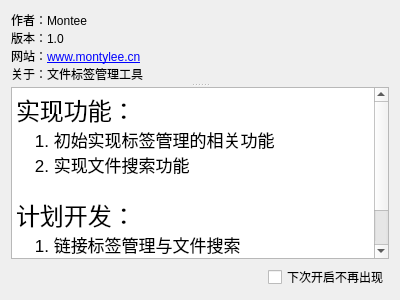
<?xml version="1.0" encoding="UTF-8"?>
<ui version="4.0">
 <class>About</class>
 <widget class="QWidget" name="About">
  <property name="geometry">
   <rect>
    <x>0</x>
    <y>0</y>
    <width>400</width>
    <height>300</height>
   </rect>
  </property>
  <property name="windowTitle">
   <string>FileTAG</string>
  </property>
  <layout class="QVBoxLayout" name="verticalLayout_2">
   <item>
    <widget class="QSplitter" name="splitter">
     <property name="orientation">
      <enum>Qt::Vertical</enum>
     </property>
     <property name="sizePolicy">
      <sizepolicy hsizetype="Expanding" vsizetype="Expanding">
       <horstretch>0</horstretch>
       <verstretch>0</verstretch>
      </sizepolicy>
     </property>
     <widget class="QWidget" name="combinedWidget">
      <layout class="QVBoxLayout" name="verticalLayout">
       <item>
        <widget class="QLabel" name="combinedLabel">
         <property name="text">
         <string>&lt;p&gt;作者：Montee&lt;br/&gt;
         版本：1.0&lt;br/&gt;
         网站：&lt;a href="http://www.montylee.cn"&gt;www.montylee.cn&lt;/a&gt;&lt;br/&gt;
         关于：文件标签管理工具&lt;/p&gt;
         </string>
         </property>
        </widget>
       </item>
      </layout>
     </widget>
     <widget class="QTextBrowser" name="aboutTextBrowser">
      <property name="html">
       <string>&lt;!DOCTYPE HTML PUBLIC &quot;-//W3C//DTD HTML 4.0//EN&quot; &quot;http://www.w3.org/TR/REC-html40/strict.dtd&quot;&gt;
&lt;html&gt;&lt;head&gt;&lt;meta name=&quot;qrichtext&quot; content=&quot;1&quot; /&gt;&lt;meta charset=&quot;utf-8&quot; /&gt;&lt;style type=&quot;text/css&quot;&gt;
p, li { white-space: pre-wrap; }
hr { height: 1px; border-width: 0; }
li.unchecked::marker { content: &quot;\2610&quot;; }
li.checked::marker { content: &quot;\2612&quot;; }
&lt;/style&gt;&lt;/head&gt;&lt;body style=&quot; font-family:'.AppleSystemUIFont'; font-size:13pt; font-weight:400; font-style:normal;&quot;&gt;
&lt;p style=&quot; margin-top:0px; margin-bottom:0px; margin-left:0px; margin-right:0px; -qt-block-indent:0; text-indent:0px;&quot;&gt;&lt;span style=&quot; font-size:18pt;&quot;&gt;实现功能：&lt;/span&gt;&lt;/p&gt;
&lt;p style=&quot; margin-top:0px; margin-bottom:0px; margin-left:0px; margin-right:0px; -qt-block-indent:0; text-indent:0px;&quot;&gt;    1. 初始实现标签管理的相关功能&lt;/p&gt;
&lt;p style=&quot; margin-top:0px; margin-bottom:0px; margin-left:0px; margin-right:0px; -qt-block-indent:0; text-indent:0px;&quot;&gt;    2. 实现文件搜索功能&lt;/p&gt;
&lt;p style=&quot;-qt-paragraph-type:empty; margin-top:0px; margin-bottom:0px; margin-left:0px; margin-right:0px; -qt-block-indent:0; text-indent:0px;&quot;&gt;&lt;br /&gt;&lt;/p&gt;
&lt;p style=&quot; margin-top:0px; margin-bottom:0px; margin-left:0px; margin-right:0px; -qt-block-indent:0; text-indent:0px;&quot;&gt;&lt;span style=&quot; font-size:18pt;&quot;&gt;计划开发：&lt;/span&gt;&lt;/p&gt;
&lt;p style=&quot; margin-top:0px; margin-bottom:0px; margin-left:0px; margin-right:0px; -qt-block-indent:0; text-indent:0px;&quot;&gt;    1. 链接标签管理与文件搜索&lt;/p&gt;
&lt;p style=&quot; margin-top:0px; margin-bottom:0px; margin-left:0px; margin右:0px; -qt-block-indent:0; text-indent:0px;&quot;&gt;    2. 实现文件传输功能&lt;/p&gt;
&lt;p style=&quot; margin-top:0px; margin-bottom:0px; margin-left:0px; margin-right:0px; -qt-block-indent:0; text-indent:0px;&quot;&gt;    3. 美化UI界面&lt;/p&gt;&lt;/body&gt;&lt;/html&gt;</string>
      </property>
     </widget>
    </widget>
   </item>
   <item alignment="Qt::AlignRight">
    <widget class="QCheckBox" name="closeCheckBox">
     <property name="text">
      <string>下次开启不再出现</string>
     </property>
    </widget>
   </item>
  </layout>
 </widget>
 <resources/>
 <connections/>
</ui>
